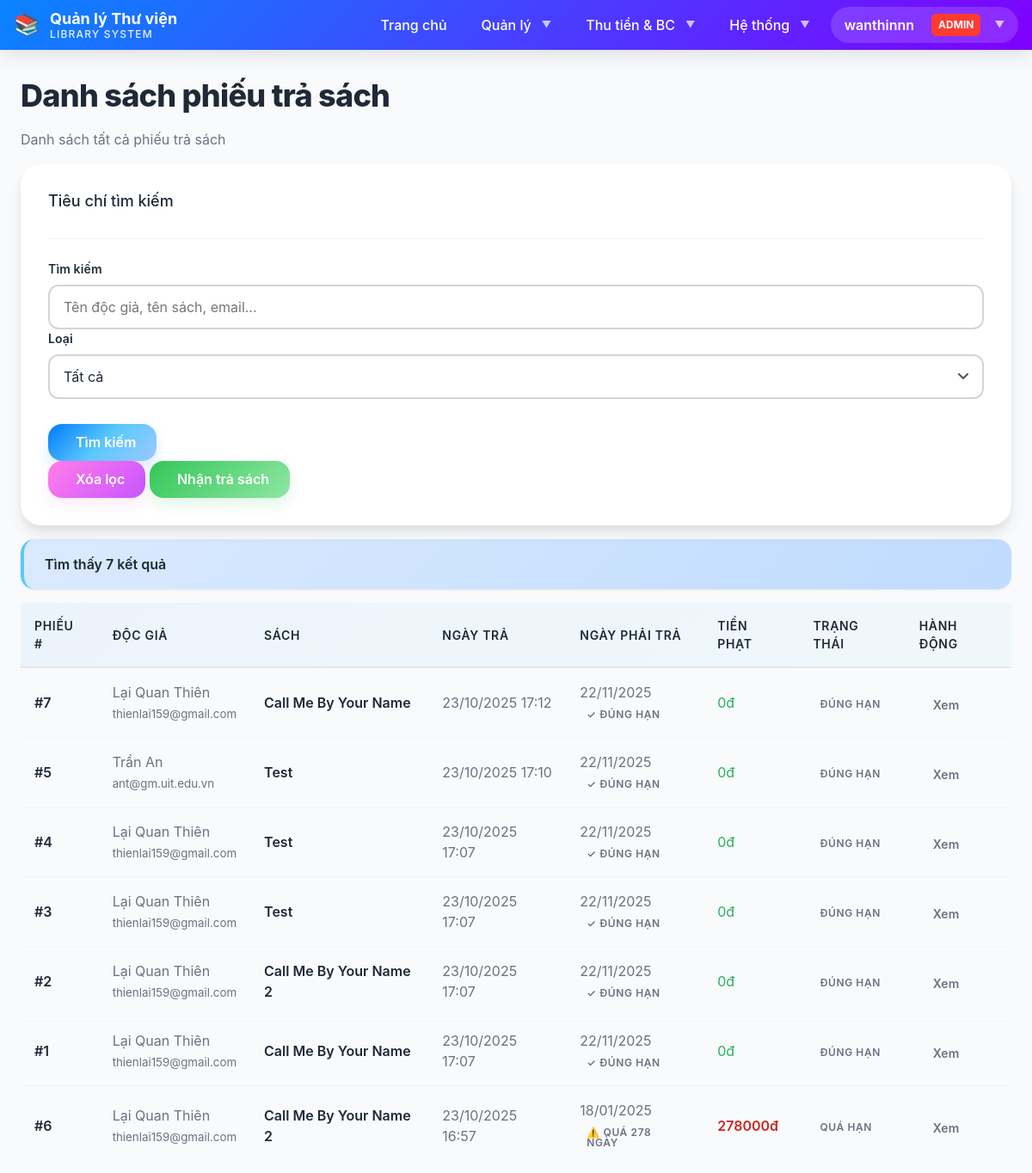
Screenshot of /auth/books/return/ (signed in) with the database file from the repository.
### LibraryApp/models.py (models this page shows, shortened)
class BorrowReturnReceipt(models.Model):
    reader = models.ForeignKey(
        Reader,
        on_delete=models.PROTECT,
        related_name='borrow_receipts',
        verbose_name='Độc giả'
    )
    book_item = models.ForeignKey(
        BookItem,
        on_delete=models.PROTECT,
        related_name='borrow_receipts',
        verbose_name='Cuốn sách'
    )
    borrow_date = models.DateTimeField(
        default=timezone.now,
        verbose_name='Ngày mượn'
    )
    due_date = models.DateTimeField(
        verbose_name='Ngày phải trả'
    )
    return_date = models.DateTimeField(
        null=True,
        blank=True,
        verbose_name='Ngày thực trả'
    )
    fine_amount = models.IntegerField(
        default=0,
        validators=[MinValueValidator(0)],
        verbose_name='Tiền phạt trả trễ'
    )
    notes = models.TextField(
        blank=True,
        verbose_name='Ghi chú'
    )
    created_at = models.DateTimeField(auto_now_add=True, verbose_name='Ngày tạo')
    updated_at = models.DateTimeField(auto_now=True, verbose_name='Ngày cập nhật')
    class Meta:
        db_table = 'borrow_return_receipt'
        verbose_name = 'Phiếu mượn/trả sách'
        verbose_name_plural = 'Phiếu mượn/trả sách'
        ordering = ['-borrow_date']
        indexes = [
            models.Index(fields=['reader']),
            models.Index(fields=['book_item']),
            models.Index(fields=['-borrow_date']),
            models.Index(fields=['return_date']),
        ]
    @property
    def is_returned(self):
        return self.return_date is not None
    @property
    def is_overdue(self):
        if self.is_returned:
            return self.return_date > self.due_date
        return timezone.now() > self.due_date
    @property
    def days_overdue(self):
        if not self.is_overdue:
            return 0
        if self.is_returned:
            delta = self.return_date - self.due_date
        else:
            delta = timezone.now() - self.due_date
        return max(0, delta.days)

class Reader(models.Model):
    reader_name = models.CharField(
        max_length=255,
        verbose_name='Tên độc giả'
    )
    reader_type = models.ForeignKey(
        ReaderType,
        on_delete=models.PROTECT,
        verbose_name='Loại độc giả',
        related_name='readers'
    )
    date_of_birth = models.DateField(
        verbose_name='Ngày sinh'
    )
    address = models.TextField(
        verbose_name='Địa chỉ'
    )
    email = models.EmailField(
        verbose_name='Email',
        unique=True
    )
    phone_number = models.CharField(
        max_length=15,
        verbose_name='Số điện thoại',
        blank=True,
        null=True
    )
    card_creation_date = models.DateTimeField(
        verbose_name='Ngày lập thẻ',
        default=timezone.now
    )
    expiration_date = models.DateTimeField(
        verbose_name='Ngày hết hạn thẻ'
    )
    total_debt = models.PositiveIntegerField(
        verbose_name='Tổng nợ (VNĐ)',
        default=0,
        validators=[MinValueValidator(0)]
    )
    is_active = models.BooleanField(
        verbose_name='Đang hoạt động',
        default=True
    )
    created_at = models.DateTimeField(auto_now_add=True)
    updated_at = models.DateTimeField(auto_now=True)
    class Meta:
        db_table = 'reader'
        verbose_name = 'Độc giả'
        verbose_name_plural = 'Độc giả'
        ordering = ['-card_creation_date']
        indexes = [
            models.Index(fields=['email']),
            models.Index(fields=['reader_type']),
            models.Index(fields=['is_active']),
        ]

class BookItem(models.Model):
    book = models.ForeignKey(
        Book,
        on_delete=models.PROTECT,
        verbose_name='Sách',
        related_name='book_items'
    )
    is_borrowed = models.BooleanField(
        verbose_name='Đang được mượn',
        default=False
    )
    barcode = models.CharField(
        max_length=50,
        verbose_name='Mã vạch',
        unique=True,
        blank=True,
        null=True
    )
    notes = models.TextField(
        verbose_name='Ghi chú',
        blank=True,
        null=True
    )
    created_at = models.DateTimeField(auto_now_add=True)
    updated_at = models.DateTimeField(auto_now=True)
    class Meta:
        db_table = 'book_item'
        verbose_name = 'Cuốn sách'
        verbose_name_plural = 'Các cuốn sách'
        ordering = ['book', 'id']
        indexes = [
            models.Index(fields=['book']),
            models.Index(fields=['is_borrowed']),
        ]

class Book(models.Model):
    book_title = models.ForeignKey(
        BookTitle,
        on_delete=models.PROTECT,
        verbose_name='Tựa sách',
        related_name='books'
    )
    quantity = models.PositiveIntegerField(
        verbose_name='Số lượng',
        default=1,
        validators=[MinValueValidator(1)]
    )
    unit_price = models.PositiveIntegerField(
        verbose_name='Đơn giá (VNĐ)',
        validators=[MinValueValidator(0)]
    )
    publish_year = models.PositiveIntegerField(
        verbose_name='Năm xuất bản',
        validators=[MinValueValidator(1900), MaxValueValidator(2100)]
    )
    publisher = models.CharField(
        max_length=255,
        verbose_name='Nhà xuất bản'
    )
    remaining_quantity = models.PositiveIntegerField(
        verbose_name='Số lượng còn lại',
        validators=[MinValueValidator(0)]
    )
    isbn = models.CharField(
        max_length=20,
        verbose_name='ISBN',
        blank=True,
        null=True
    )
    edition = models.CharField(
        max_length=50,
        verbose_name='Phiên bản',
        blank=True,
        null=True
    )
    language = models.CharField(
        max_length=50,
        verbose_name='Ngôn ngữ',
        default='Tiếng Việt'
    )
    created_at = models.DateTimeField(auto_now_add=True)
    updated_at = models.DateTimeField(auto_now=True)
    class Meta:
        db_table = 'book'
        verbose_name = 'Sách'
        verbose_name_plural = 'Sách'
        ordering = ['-publish_year', 'book_title']
        indexes = [
            models.Index(fields=['book_title']),
            models.Index(fields=['publish_year']),
            models.Index(fields=['publisher']),
        ]

class BookTitle(models.Model):
    book_title = models.CharField(
        max_length=500,
        verbose_name='Tên tựa sách'
    )
    category = models.ForeignKey(
        Category,
        on_delete=models.PROTECT,
        verbose_name='Thể loại',
        related_name='book_titles'
    )
    authors = models.ManyToManyField(
        Author,
        through='AuthorDetail',
        verbose_name='Tác giả',
        related_name='book_titles'
    )
    description = models.TextField(
        verbose_name='Mô tả',
        blank=True,
        null=True
    )
    created_at = models.DateTimeField(auto_now_add=True)
    updated_at = models.DateTimeField(auto_now=True)
    class Meta:
        db_table = 'book_title'
        verbose_name = 'Tựa sách'
        verbose_name_plural = 'Tựa sách'
        ordering = ['book_title']
        indexes = [
            models.Index(fields=['category']),
        ]

### LibraryApp/views.py (the view, shortened to what this page needs)
# urls.py: path('books/return/', views.return_book_list_view, name='return_book_list'),
@staff_required
def return_book_list_view(request):
    filter_type = request.GET.get('filter', 'all')
    search = request.GET.get('search', '')
    receipts = BorrowReturnReceipt.objects.filter(
        return_date__isnull=False
    ).select_related('reader', 'book_item__book__book_title')
    if filter_type == 'overdue':
        from django.db.models import Q
        receipts = receipts.filter(
            due_date__date__lt=models.F('return_date__date')
        )
    elif filter_type == 'ontime':
        from django.db.models import Q, F as DjangoF
        receipts = receipts.exclude(
            due_date__date__lt=DjangoF('return_date__date')
        )
    receipts = receipts.order_by('-return_date')
    from django.core.paginator import Paginator
    paginator = Paginator(receipts, 20)
    page_number = request.GET.get('page', 1)
    page_obj = paginator.get_page(page_number)
    for receipt in page_obj.object_list:
        if hasattr(receipt, 'is_overdue') and receipt.is_overdue:
            receipt.fine_amount = receipt.days_overdue * 1000  # QĐ5: 1000đ/ngày
        else:
            receipt.fine_amount = 0
    context = {
        'page_title': 'Danh sách phiếu trả sách',
        'page_obj': page_obj,
        'receipts': page_obj.object_list,
        'filter_type': filter_type,
        'search': search,
        'total_results': paginator.count,
    }
    return render(request, 'LibraryApp/borrowing/return_book_list.html', context)

### templates/LibraryApp/borrowing/return_book_list.html (shortened to what this page needs)
{% extends 'base.html' %}
{% block content %}
<div class="container-fluid mt-5">
    <div class="row mb-4">
        <div class="col-md-12">
            <h1 class="mb-3">
                 {{ page_title }}
            </h1>
            <p class="text-muted">Danh sách tất cả phiếu trả sách</p>
        </div>
    </div>
    <div class="card mb-4">
        <div class="card-header bg-primary text-white">
            <h5 class="mb-0">Tiêu chí tìm kiếm</h5>
        </div>
        <div class="card-body">
            <form method="get" class="row g-3">
                <div class="col-md-6">
                    <label class="form-label"><strong>Tìm kiếm</strong></label>
                    <input
                        type="text"
                        name="search"
                        class="form-control"
                        placeholder="Tên độc giả, tên sách, email..."
                        value="{{ search }}"
                    >
                </div>
                <div class="col-md-3">
                    <label class="form-label"><strong>Loại</strong></label>
                    <select name="filter" class="form-select">
                        <option value="all" {% if filter_type == 'all' %}selected{% endif %}>Tất cả</option>
                    </select>
                </div>
                <div class="col-md-3">
                    <label class="form-label">&nbsp;</label>
                    <div>
                        <button type="submit" class="btn btn-primary w-100">
                             Tìm kiếm
                        </button>
                    </div>
                </div>
                <div class="col-md-12">
                    <a href="{% url 'return_book_list' %}" class="btn btn-secondary">
                         Xóa lọc
                    </a>
                    <a href="{% url 'return_book' %}" class="btn btn-success">
                         Nhận trả sách
                    </a>
                </div>
            </form>
        </div>
    </div>
    {% if total_results > 0 %}
    <div class="alert alert-info">
        <strong>Tìm thấy {{ total_results }} kết quả</strong>
    </div>
    <div class="table-responsive">
        <table class="table table-hover table-striped">
            <thead class="table-primary">
                <tr>
                    <th>Phiếu #</th>
                    <th>Độc giả</th>
                    <th>Sách</th>
                    <th>Ngày trả</th>
                    <th>Ngày phải trả</th>
                    <th>Tiền phạt</th>
                    <th>Trạng thái</th>
                    <th>Hành động</th>
                </tr>
            </thead>
            <tbody>
                {% for receipt in receipts %}
                <tr {% if receipt.is_overdue %}class="table-warning"{% endif %}>
                    <td>
                        <strong>#{{ receipt.id }}</strong>
                    </td>
                    <td>
                        <a href="{% url 'reader_detail' receipt.reader.id %}" class="text-decoration-none">
                            {{ receipt.reader.reader_name }}
                        </a>
                        <br>
                        <small class="text-muted">{{ receipt.reader.email }}</small>
                    </td>
                    <td>
                        <strong>{{ receipt.book_item.book.book_title.book_title }}</strong>
                        <br>
                    </td>
                    <td>
                        {{ receipt.return_date|date:"d/m/Y H:i" }}
                    </td>
                    <td>
                        {{ receipt.due_date|date:"d/m/Y" }}
                        {% if receipt.is_overdue %}
                            <br>
                            <span class="badge bg-danger">
                                ⚠️ Quá {{ receipt.days_overdue }} ngày
                            </span>
                        {% else %}
                            <br>
                            <span class="badge bg-success">✓ Đúng hạn</span>
                        {% endif %}
                    </td>
                    <td>
                        {% if receipt.is_overdue %}
                            <strong style="color: #c62828;">
                                {{ receipt.fine_amount|floatformat:0 }}đ
                            </strong>
                        {% else %}
                            <span style="color: #27ae60;">0đ</span>
                        {% endif %}
                    </td>
                    <td>
                        {% if receipt.is_overdue %}
                            <span class="badge bg-danger">Quá hạn</span>
                        {% else %}
                            <span class="badge bg-success">Đúng hạn</span>
                        {% endif %}
                    </td>
                    <td>
                        <a href="{% url 'return_book_detail' receipt.id %}" class="btn btn-sm btn-info">
                             Xem
                        </a>
                    </td>
                </tr>
                {% endfor %}
            </tbody>
        </table>
    </div>
    {% else %}
    <div class="alert alert-info" role="alert">
        <i class="fas fa-info-circle"></i>
        <strong>Nhập tiêu chí tìm kiếm ở trên để bắt đầu.</strong>
    </div>
    {% endif %}
</div>
{% endblock %}

### templates/base.html (shortened to what this page needs)
{% load static %}
<!DOCTYPE html>
<html lang="vi">
<head>
    <link rel="stylesheet" href="{% static 'css/main.css' %}">
</head>
<body class="page-wrapper">
    <nav class="navbar">
        <div class="navbar-container">
            <a class="navbar-brand" href="{% url 'home' %}">
                <span class="navbar-logo">📚</span>
                <div class="navbar-title">
                    <span class="navbar-title-main">Quản lý Thư viện</span>
                    <span class="navbar-title-sub">Library System</span>
                </div>
            </a>
            <ul class="navbar-nav" id="navMenu">
                <li class="nav-item">
                    <a class="nav-link" href="{% url 'home' %}">Trang chủ</a>
                </li>
                {% if user.is_authenticated %}
                    <li class="nav-item dropdown">
                        <a class="nav-link dropdown-toggle" href="#">Quản lý</a>
                    </li>
                    <li class="nav-item dropdown">
                        <a class="nav-link dropdown-toggle" href="#">Thu tiền & BC</a>
                    </li>
                    {% if user.is_superuser %}
                    <li class="nav-item dropdown">
                        <a class="nav-link dropdown-toggle" href="#">Hệ thống</a>
                    </li>
                    {% endif %}
                    <li class="nav-item dropdown">
                        <a class="navbar-user dropdown-toggle" href="#">
                            {{ user.username }}
                            {% if user.is_superuser %}
                                <span class="user-badge">Admin</span>
                            {% elif user.is_staff %}
                                <span class="user-badge" style="background: var(--color-info);">Staff</span>
                            {% endif %}
                        </a>
                    </li>
                {% endif %}
            </ul>
        </div>
    </nav>
    <div class="page-content">
        <div class="container">
            {% block content %}
            {% endblock %}
        </div>
    </div>
</body>
</html>

### rows the page displays
BorrowReturnReceipt: id "7", reader.reader_name "Lại Quan Thiên", reader.email "thienlai159@gmail.com", book_item.book.book_title.book_title "Call Me By Your Name", return_date "23/10/2025 17:12", due_date "22/11/2025", shows "✓ ĐÚNG HẠN", shows "0đ"
BorrowReturnReceipt: id "5", reader.reader_name "Trần An", reader.email "ant@gm.uit.edu.vn", book_item.book.book_title.book_title "Test", return_date "23/10/2025 17:10", due_date "22/11/2025", shows "✓ ĐÚNG HẠN", shows "0đ"
BorrowReturnReceipt: id "4", reader.reader_name "Lại Quan Thiên", reader.email "thienlai159@gmail.com", book_item.book.book_title.book_title "Test", return_date "23/10/2025 17:07", due_date "22/11/2025", shows "✓ ĐÚNG HẠN", shows "0đ"
BorrowReturnReceipt: id "3", reader.reader_name "Lại Quan Thiên", reader.email "thienlai159@gmail.com", book_item.book.book_title.book_title "Test", return_date "23/10/2025 17:07", due_date "22/11/2025", shows "✓ ĐÚNG HẠN", shows "0đ"
BorrowReturnReceipt: id "2", reader.reader_name "Lại Quan Thiên", reader.email "thienlai159@gmail.com", book_item.book.book_title.book_title "Call Me By Your Name 2", return_date "23/10/2025 17:07", due_date "22/11/2025", shows "✓ ĐÚNG HẠN", shows "0đ"
BorrowReturnReceipt: id "1", reader.reader_name "Lại Quan Thiên", reader.email "thienlai159@gmail.com", book_item.book.book_title.book_title "Call Me By Your Name", return_date "23/10/2025 17:07", due_date "22/11/2025", shows "✓ ĐÚNG HẠN", shows "0đ"
BorrowReturnReceipt: id "6", reader.reader_name "Lại Quan Thiên", reader.email "thienlai159@gmail.com", book_item.book.book_title.book_title "Call Me By Your Name 2", return_date "23/10/2025 16:57", due_date "18/01/2025", days_overdue "278", fine_amount "278000", shows "QUÁ HẠN"

### other values shown
{{ user.username }} "wanthinnn"
{{ page_title }} "Danh sách phiếu trả sách"
{{ total_results }} "7"
